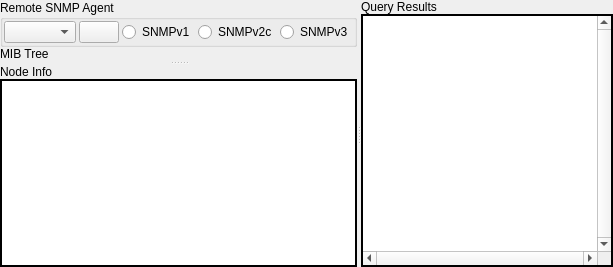
      <widget class="QWidget" name="TreeTab">
       <attribute name="title">
        <string>Tree</string>
       </attribute>
       <layout class="QGridLayout">
        <property name="leftMargin">
         <number>0</number>
        </property>
        <property name="topMargin">
         <number>0</number>
        </property>
        <property name="rightMargin">
         <number>0</number>
        </property>
        <property name="bottomMargin">
         <number>0</number>
        </property>
        <property name="spacing">
         <number>6</number>
        </property>
        <item row="0" column="0">
         <widget class="QSplitter" name="QuerySplitter">
          <property name="orientation">
           <enum>Qt::Horizontal</enum>
          </property>
          <widget class="QSplitter" name="NodeInfoSplitter">
           <property name="orientation">
            <enum>Qt::Vertical</enum>
           </property>
           <widget class="QWidget" name="MIBTreeLayout">
            <layout class="QVBoxLayout">
             <property name="spacing">
              <number>0</number>
             </property>
             <property name="leftMargin">
              <number>0</number>
             </property>
             <property name="topMargin">
              <number>0</number>
             </property>
             <property name="rightMargin">
              <number>0</number>
             </property>
             <property name="bottomMargin">
              <number>0</number>
             </property>
             <item>
              <widget class="QGroupBox" name="AgentProperties">
               <property name="title">
                <string>Remote SNMP Agent</string>
               </property>
               <layout class="QGridLayout">
                <property name="leftMargin">
                 <number>1</number>
                </property>
                <property name="topMargin">
                 <number>1</number>
                </property>
                <property name="rightMargin">
                 <number>1</number>
                </property>
                <property name="bottomMargin">
                 <number>1</number>
                </property>
                <property name="spacing">
                 <number>3</number>
                </property>
                <item row="0" column="4">
                 <widget class="QRadioButton" name="AgentProtoV3">
                  <property name="sizePolicy">
                   <sizepolicy hsizetype="Fixed" vsizetype="Fixed">
                    <horstretch>0</horstretch>
                    <verstretch>0</verstretch>
                   </sizepolicy>
                  </property>
                  <property name="text">
                   <string>SNMPv3</string>
                  </property>
                 </widget>
                </item>
                <item row="0" column="3">
                 <widget class="QRadioButton" name="AgentProtoV2">
                  <property name="sizePolicy">
                   <sizepolicy hsizetype="Fixed" vsizetype="Fixed">
                    <horstretch>0</horstretch>
                    <verstretch>0</verstretch>
                   </sizepolicy>
                  </property>
                  <property name="text">
                   <string>SNMPv2c</string>
                  </property>
                 </widget>
                </item>
                <item row="0" column="0">
                 <widget class="QComboBox" name="AgentProfile">
                  <property name="sizePolicy">
                   <sizepolicy hsizetype="Preferred" vsizetype="Fixed">
                    <horstretch>0</horstretch>
                    <verstretch>0</verstretch>
                   </sizepolicy>
                  </property>
                 </widget>
                </item>
                <item row="0" column="1">
                 <widget class="QPushButton" name="AgentSettings">
                  <property name="sizePolicy">
                   <sizepolicy hsizetype="Fixed" vsizetype="Fixed">
                    <horstretch>0</horstretch>
                    <verstretch>0</verstretch>
                   </sizepolicy>
                  </property>
                  <property name="text">
                   <string/>
                  </property>
                  <property name="icon">
                   <iconset resource="snmpb.qrc">
                    <normaloff>:/images/agentsettings.png</normaloff>:/images/agentsettings.png</iconset>
                  </property>
                 </widget>
                </item>
                <item row="0" column="2">
                 <widget class="QRadioButton" name="AgentProtoV1">
                  <property name="sizePolicy">
                   <sizepolicy hsizetype="Fixed" vsizetype="Fixed">
                    <horstretch>0</horstretch>
                    <verstretch>0</verstretch>
                   </sizepolicy>
                  </property>
                  <property name="text">
                   <string>SNMPv1</string>
                  </property>
                  <property name="autoRepeat">
                   <bool>false</bool>
                  </property>
                 </widget>
                </item>
               </layout>
              </widget>
             </item>
             <item>
              <widget class="QLabel" name="MIBTreeL">
               <property name="text">
                <string>MIB Tree</string>
               </property>
              </widget>
             </item>
             <item>
              <widget class="MibView" name="MIBTree" native="true">
               <property name="enabled">
                <bool>true</bool>
               </property>
               <property name="sizePolicy">
                <sizepolicy hsizetype="Expanding" vsizetype="Expanding">
                 <horstretch>0</horstretch>
                 <verstretch>0</verstretch>
                </sizepolicy>
               </property>
              </widget>
             </item>
            </layout>
           </widget>
           <widget class="QWidget" name="NodeInfoLayout">
            <layout class="QVBoxLayout">
             <property name="spacing">
              <number>0</number>
             </property>
             <property name="leftMargin">
              <number>0</number>
             </property>
             <property name="topMargin">
              <number>0</number>
             </property>
             <property name="rightMargin">
              <number>0</number>
             </property>
             <property name="bottomMargin">
              <number>0</number>
             </property>
             <item>
              <widget class="QLabel" name="NodeInfoL">
               <property name="text">
                <string>Node Info</string>
               </property>
              </widget>
             </item>
             <item>
              <widget class="QTextEdit" name="NodeInfo">
               <property name="frameShape">
                <enum>QFrame::WinPanel</enum>
               </property>
               <property name="frameShadow">
                <enum>QFrame::Plain</enum>
               </property>
               <property name="autoFormatting">
                <set>QTextEdit::AutoAll</set>
               </property>
               <property name="readOnly">
                <bool>true</bool>
               </property>
              </widget>
             </item>
            </layout>
           </widget>
          </widget>
          <widget class="QWidget" name="QueryLayout">
           <layout class="QVBoxLayout">
            <property name="spacing">
             <number>0</number>
            </property>
            <property name="leftMargin">
             <number>0</number>
            </property>
            <property name="topMargin">
             <number>0</number>
            </property>
            <property name="rightMargin">
             <number>0</number>
            </property>
            <property name="bottomMargin">
             <number>0</number>
            </property>
            <item>
             <widget class="QLabel" name="QueryL">
              <property name="text">
               <string>Query Results</string>
              </property>
             </widget>
            </item>
            <item>
             <widget class="QTextEdit" name="Query">
              <property name="enabled">
               <bool>true</bool>
              </property>
              <property name="sizePolicy">
               <sizepolicy hsizetype="Expanding" vsizetype="Expanding">
                <horstretch>0</horstretch>
                <verstretch>0</verstretch>
               </sizepolicy>
              </property>
              <property name="frameShape">
               <enum>QFrame::WinPanel</enum>
              </property>
              <property name="frameShadow">
               <enum>QFrame::Plain</enum>
              </property>
              <property name="verticalScrollBarPolicy">
               <enum>Qt::ScrollBarAlwaysOn</enum>
              </property>
              <property name="horizontalScrollBarPolicy">
               <enum>Qt::ScrollBarAlwaysOn</enum>
              </property>
              <property name="autoFormatting">
               <set>QTextEdit::AutoNone</set>
              </property>
              <property name="undoRedoEnabled">
               <bool>false</bool>
              </property>
              <property name="lineWrapMode">
               <enum>QTextEdit::NoWrap</enum>
              </property>
              <property name="readOnly">
               <bool>true</bool>
              </property>
              <property name="overwriteMode">
               <bool>false</bool>
              </property>
             </widget>
            </item>
           </layout>
          </widget>
         </widget>
        </item>
       </layout>
      </widget>
